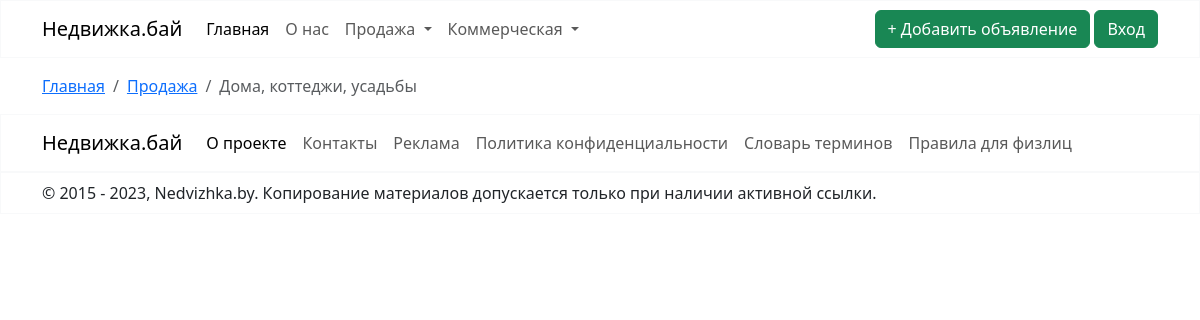
The page /sale/house/ on the database as committed earlier.
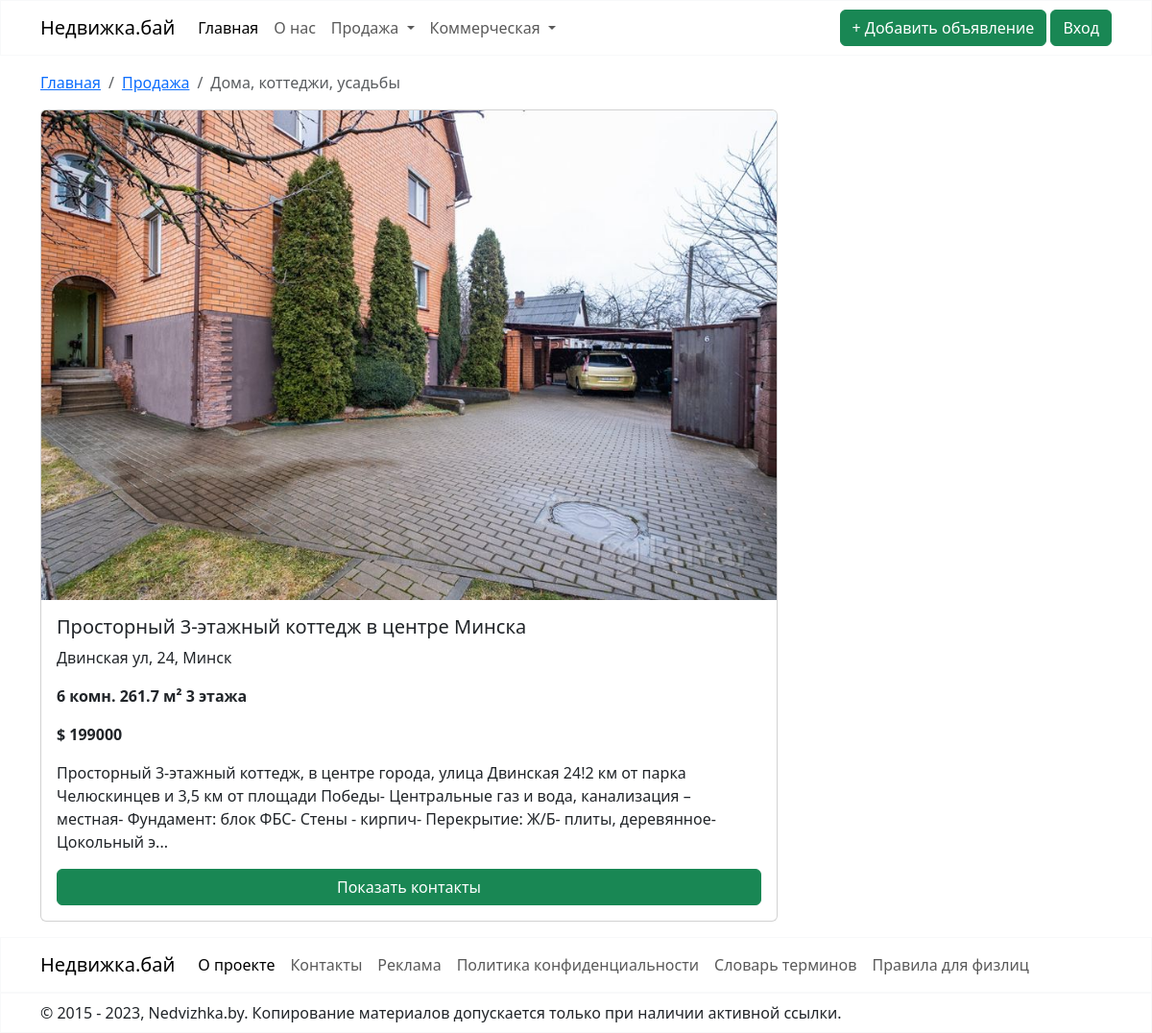
The same page on the database as committed later.
### sale/models.py (models this page shows, shortened)
class Realty(models.Model):
    title = models.CharField(max_length=50)
    address = models.CharField(max_length=100)
    description = models.CharField(max_length=4000)
    total_area = models.FloatField()
    facilities = models.CharField(max_length=2000, blank=True)
    condition = models.CharField(choices=CONDITION, max_length=20)
    renovation = models.CharField(choices=RENOVATION, max_length=20)
    price = models.PositiveIntegerField()
    image = models.ImageField(null=True, blank=True, upload_to="images")
    image2 = models.ImageField(null=True, blank=True, upload_to="images")
    image3 = models.ImageField(null=True, blank=True, upload_to="images")
    image4 = models.ImageField(null=True, blank=True, upload_to="images")
    image5 = models.ImageField(null=True, blank=True, upload_to="images")
    creator = models.ForeignKey(User, on_delete=models.CASCADE, default=1)
    is_moderated = models.BooleanField(default=False)
    class Meta:
        abstract = True

class House(Realty):
    category = models.CharField(choices=CATEGORY, max_length=20)
    number_of_rooms = models.PositiveIntegerField(validators=[MinValueValidator(1)])  # Валидатор для количества комнат
    number_of_floors = models.PositiveIntegerField(validators=[MinValueValidator(1)])  # Валидатор для количества этажей
    living_area = models.FloatField(validators=[MinValueValidator(0)])  # Валидатор для жилой площади
    year_of_construction = models.PositiveIntegerField(validators=[validate_year_of_construction])

### sale/views.py (the view)
# urls.py: path('house/', HouseListView.as_view(template_name="house.html"), name='house'),
class HouseListView(ListView):
    model = House
    def get_queryset(self):
        return super().get_queryset().filter(is_moderated=True)

### sale/templates/house.html (shortened to what this page needs)
{% extends "base.html" %}
{% block content %}
    <div class="container-md mt-3 mb-3">
        <nav aria-label="breadcrumb">
            <ol class="breadcrumb">
                <li class="breadcrumb-item"><a href="{% url "nedvizhka" %}">Главная</a></li>
                <li class="breadcrumb-item"><a href="#">Продажа</a></li>
                <li class="breadcrumb-item active" aria-current="page">Дома, коттеджи, усадьбы</li>
            </ol>
        </nav>
    </div>
    {% for house in house_list %}
        <div class="container-md mt-3 mb-3">
            <div class="card" style="width: 48rem;">
                {% if house.image %}<img src="{{ house.image.url }}" class="card-img-top" alt="..."> {% endif %}
                <div class="card-body d-flex flex-column">
                    <h5 class="card-title">{{ house.title }}</h5>
                    <p class="card-text">{{ house.address }}</p>
                    <p class="card-text"><strong>{{ house.number_of_rooms }} комн. {{ house.total_area }}
                        м² {{ house.number_of_floors }} этажа</strong></p>
                    <p class="card-text"><strong>$ {{ house.price }}</strong></p>
                    <p class="card-text">{{ house.description|slice:":250" }}...</p>
                    <a href="{{ house.id }}" class="btn btn-success mt-auto">Показать контакты</a>
                </div>
            </div>
        </div>
    {% endfor %}
{% endblock %}

Rows that differ between the two databases and show on the page:
added House: image (picture), title "Просторный 3-этажный коттедж в центре Минска", address "Двинская ул, 24, Минск", number_of_rooms "6", total_area "261.7", number_of_floors "3", price "199000", description "Просторный 3-этажный коттедж, в центре города, улица Двинская 24!2 км от парка Челюскинцев и 3,5 км от площади Победы- Центральные газ и вода, канализация – местная- Фундамент: блок ФБС- Стены - кирпич- Перекрытие: Ж/Б- плиты, деревянное- Цокольный э"
